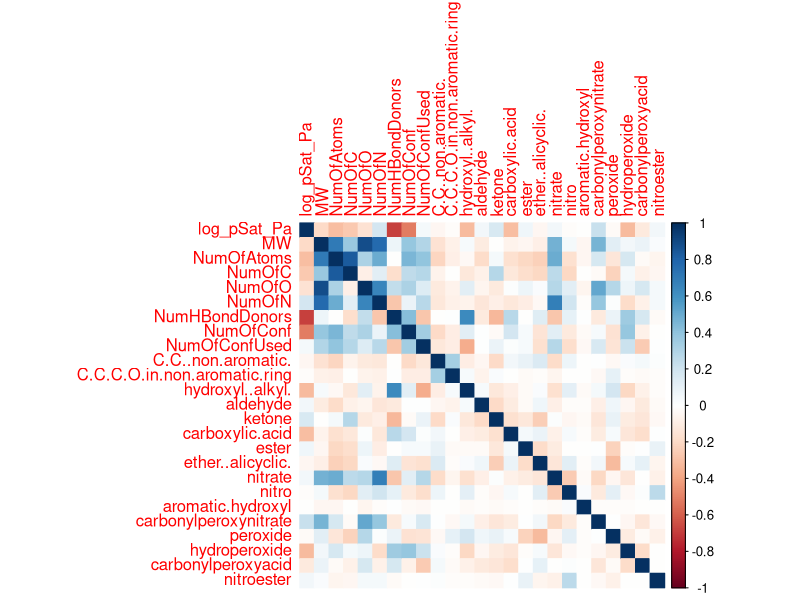
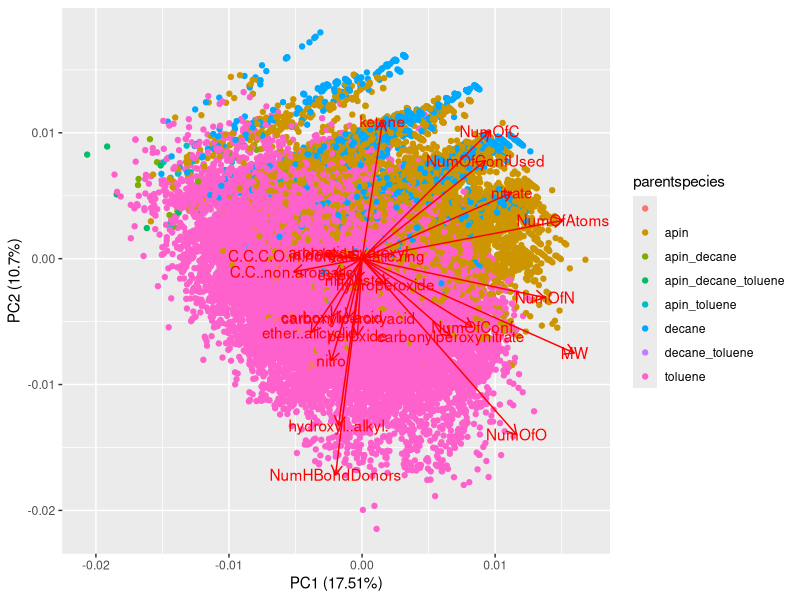
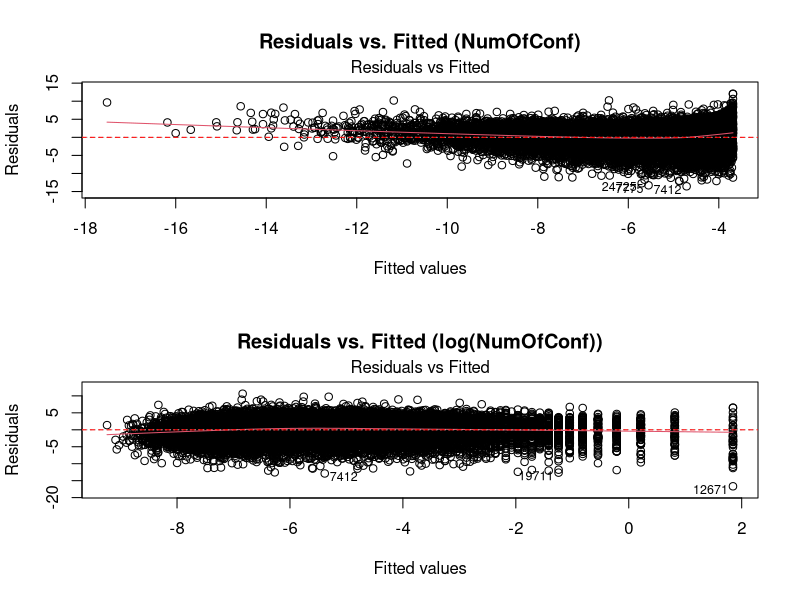
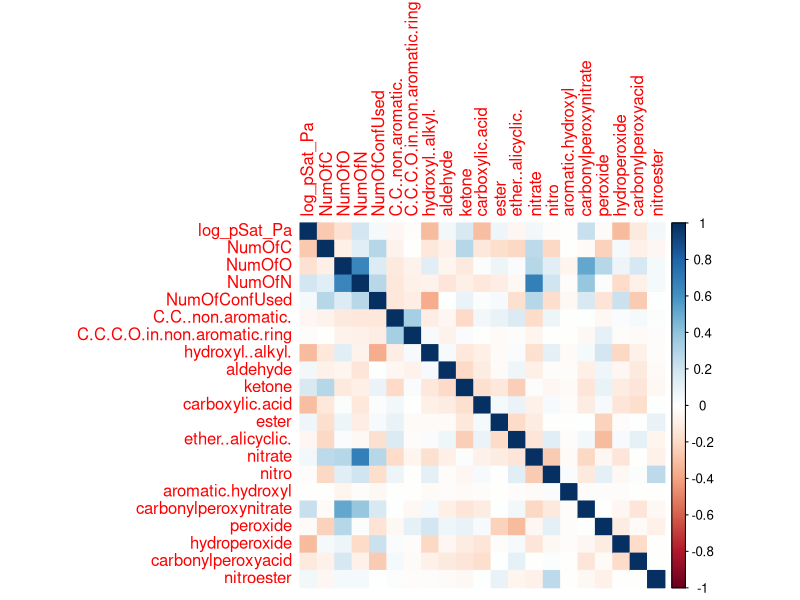
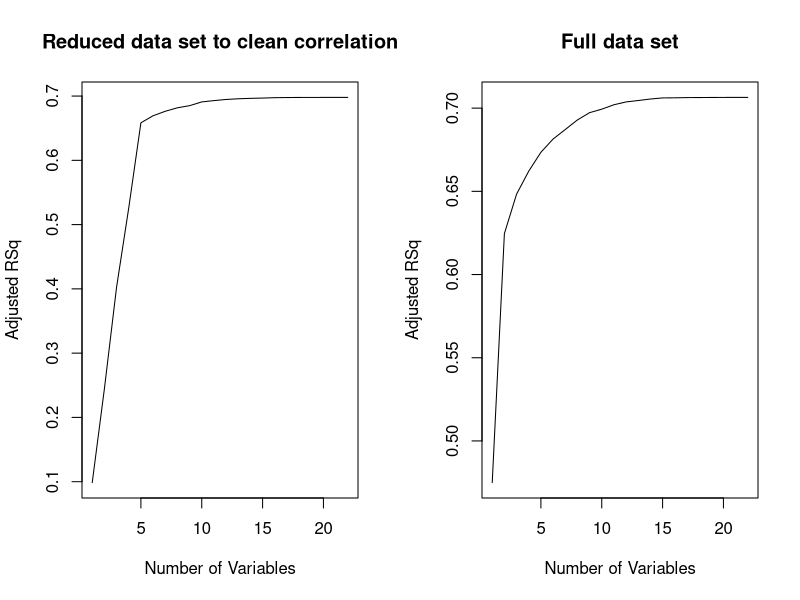
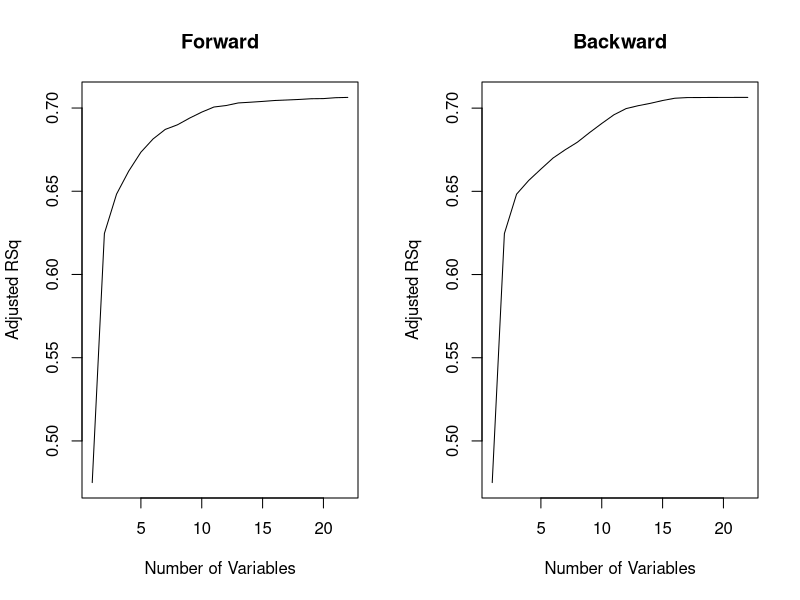
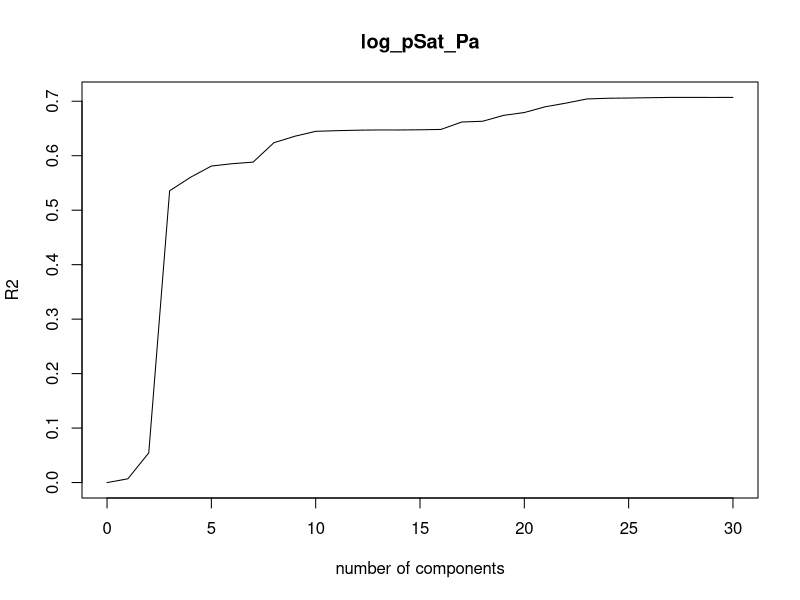

Write the R code that produced these figures, in order.
## ---- chunk 1
knitr::opts_chunk$set(echo = TRUE)
## ---- chunk 2
library(tidyverse)
library(caret)
library(pls)
library(leaps)
library(corrplot)
## ---- chunk 3
train_kaggle <- read.csv("train_kaggle.csv")
train_kaggle <- train_kaggle[train_kaggle$parentspecies != "",]
test_kaggle <- read.csv("test_kaggle.csv", header=TRUE)
## ---- chunk 4
kag_train <- read.csv("train_kaggle.csv", header = TRUE)
kag_train <- kag_train %>% 
  select(-ID)

numeric_vars <- kag_train %>%
  select(where(is.numeric))

cor_matrix <- cor(numeric_vars, use = "complete.obs") # Handle missing values
corrplot(cor_matrix, method = "color")
## ---- chunk 5
library(tidyverse)
library(ggfortify)

train_kaggle <- read.csv("train_kaggle.csv")
train_kaggle <- train_kaggle[train_kaggle$parentspecies != "",]
test_kaggle <- read.csv("test_kaggle.csv", header=TRUE)


# Scale the data
kag_full <- rbind(train_kaggle[,!names(train_kaggle) %in% c("ID", "log_pSat_Pa")], test_kaggle[,!names(test_kaggle) %in% c("ID")])
kaggle_train_scaledforPCA <- kag_full[,!names(kag_full) %in% c("parentspecies")]


for(i in 1:length(kaggle_train_scaledforPCA)) {
  kaggle_train_scaledforPCA[,i] <- (kaggle_train_scaledforPCA[,i] - mean(kaggle_train_scaledforPCA[,i]))/sd(kaggle_train_scaledforPCA[,i])
  
}

# PCA
kaggle_trainPCA <- prcomp(kaggle_train_scaledforPCA)

autoplot(kaggle_trainPCA,data=cbind(kaggle_train_scaledforPCA, "parentspecies"=kag_full$parentspecies), col="parentspecies",
loadings=TRUE,loadings.label=TRUE)
## ---- chunk 6
# Load necessary library (if not already loaded)
library(tidyverse)

# Assuming your data is already loaded as 'train_kaggle'

# Create the log-transformed NumOfConf variable
train_kaggle$log_NumOfConf <- log(train_kaggle$NumOfConf)

# Fit the models
model.resplot <- lm(log_pSat_Pa ~ NumOfConf, data = train_kaggle)
model.log.resplot <- lm(log_pSat_Pa ~ log_NumOfConf, data = train_kaggle)

# Set up the plotting area (2 rows, 1 column)
par(mfrow = c(2, 1))

# First residual plot (original model)
plot(model.resplot, which = 1, main = "Residuals vs. Fitted (NumOfConf)") #Added Main title
abline(h = 0, col = "red", lty = 2)

# Second residual plot (log-transformed model)
plot(model.log.resplot, which = 1, main = "Residuals vs. Fitted (log(NumOfConf))") #Added Main title
abline(h = 0, col = "red", lty = 2)

# Reset plotting parameters to default
par(mfrow = c(1, 1))
## ---- chunk 7

kag_train <- kag_train %>% 
  select(-MW, -NumOfAtoms)  # Remove MW and NumOfAtoms

kag_train_processed <- kag_train %>% 
  select(-NumHBondDonors, -NumOfConf)  # Remove the columns

numeric_vars <- kag_train_processed %>%
  select(where(is.numeric))

cor_matrix <- cor(numeric_vars, use = "complete.obs") # Handle missing values
corrplot(cor_matrix, method = "color")

## ---- chunk 8
regfit.full <- regsubsets(log_pSat_Pa ~., data = kag_train_processed, nvmax = 21)
reg.summary <- summary(regfit.full)
#reg.summary$rsq

# Set up the plotting area (2 rows, 1 column)
par(mfrow = c(1, 2))

plot(reg.summary$adjr2 , xlab = " Number of Variables ", ylab = " Adjusted RSq ", type = "l", main = "Reduced data set to clean correlation")

kag_train <- read.csv("train_kaggle.csv", header = TRUE)
kag_train <- kag_train %>% 
  select(-ID)

regfit.full <- regsubsets(log_pSat_Pa ~., data = kag_train, nvmax = 21)
reg.summary <- summary(regfit.full)
#reg.summary$rsq
plot(reg.summary$adjr2 , xlab = " Number of Variables ", ylab = " Adjusted RSq ", type = "l", main = "Full data set")

# Reset plotting parameters to default
par(mfrow = c(1, 1))
## ---- chunk 9

kag_train <- read.csv("train_kaggle.csv", header = TRUE)
kag_train <- kag_train %>% 
  select(-ID)

regfit.fwd <- regsubsets(log_pSat_Pa ~., data = kag_train, nvmax = 21, method = "forward")
fwd.summary <- summary(regfit.fwd)
regfit.bwd <- regsubsets(log_pSat_Pa ~., data = kag_train, nvmax = 21, method = "backward")
bwd.summary <- summary(regfit.bwd)

# Set up the plotting area (2 rows, 1 column)
par(mfrow = c(1, 2))

plot(fwd.summary$adjr2 , xlab = " Number of Variables ", ylab = " Adjusted RSq ", type = "l", main = "Forward")
plot(bwd.summary$adjr2 , xlab = " Number of Variables ", ylab = " Adjusted RSq ", type = "l", main = "Backward")

# Reset plotting parameters to default
par(mfrow = c(1, 1))

## ---- chunk 10
coef(regfit.fwd, 13)
## ---- chunk 11
train_kaggle <- read.csv("train_kaggle.csv")
train_kaggle <- train_kaggle[train_kaggle$parentspecies != "",]
test_kaggle <- read.csv("test_kaggle.csv", header=TRUE)
## ---- chunk 12
cols_to_keep_from_coef <- c("NumOfC", "NumOfO", "NumHBondDonors", "NumOfConf", "NumOfConfUsed", "parentspecies",
                             "C.C.C.O.in.non.aromatic.ring", "carboxylic.acid", "ester", "ether..alicyclic.",
                             "aromatic.hydroxyl", "hydroperoxide", "carbonylperoxyacid", "log_pSat_Pa")

# Select only those columns from each data set
data_train <- train_kaggle %>% 
  select(all_of(cols_to_keep_from_coef))

## ---- chunk 13
# Define the cross-validation method (e.g., 10-fold)
train_control <- trainControl(method = "cv", number = 5)

# Train the model with cross-validation
model.lm.repo <- train(log_pSat_Pa ~ ., 
                 data = data_train, 
                 method = "lm", 
                 trControl = train_control)
## ---- chunk 14
model.lm.repo
## ---- chunk 15
train_kaggle <- read.csv("train_kaggle.csv")
train_kaggle <- train_kaggle[train_kaggle$parentspecies != "",]
test_kaggle <- read.csv("test_kaggle.csv", header=TRUE)
## ---- chunk 16
cols_to_keep_from_coef <- c("NumOfC", "NumOfO", "NumHBondDonors", "NumOfConf", "NumOfConfUsed", "parentspecies",
                             "C.C.C.O.in.non.aromatic.ring", "carboxylic.acid", "ester", "ether..alicyclic.",
                             "aromatic.hydroxyl", "hydroperoxide", "carbonylperoxyacid", "log_pSat_Pa")

# Select only those columns from each data set
data_train <- train_kaggle %>% 
  select(all_of(cols_to_keep_from_coef))

data_train <- data_train %>% 
  mutate(NumOfConf = log(NumOfConf))
## ---- chunk 17
# Define the cross-validation method (e.g., 10-fold)
train_control <- trainControl(method = "cv", number = 5)

# Train the model with cross-validation
model.lm.repo.trans <- train(log_pSat_Pa ~ ., 
                 data = data_train, 
                 method = "lm", 
                 trControl = train_control)
## ---- chunk 18
model.lm.repo.trans
## ---- chunk 19
train_kaggle <- read.csv("train_kaggle.csv")
train_kaggle <- train_kaggle[train_kaggle$parentspecies != "",]
test_kaggle <- read.csv("test_kaggle.csv", header=TRUE)
## ---- chunk 20
train_kaggle <- train_kaggle %>% 
  select(-ID)

test_kaggle <- test_kaggle %>% 
  select(-ID)

full_kaggle <- bind_rows(train_kaggle, test_kaggle)
## ---- chunk 21
pcr.fit <- pcr(log_pSat_Pa ~ ., data=full_kaggle, scale = TRUE, validation = "CV")
## ---- chunk 22
#summary(pcr.fit)
## ---- chunk 23
validationplot(pcr.fit, val.type = "R2")
## ---- chunk 24

scores <- data.frame(Model=c("Full linear regression", "Subset linear regression", "PCR", "RF", "SVR"), Prive_score=c(0.711,0.682,0.708,0.728,0.739))
library(knitr)
kable(scores, caption="Private and public scores of the most important models")
